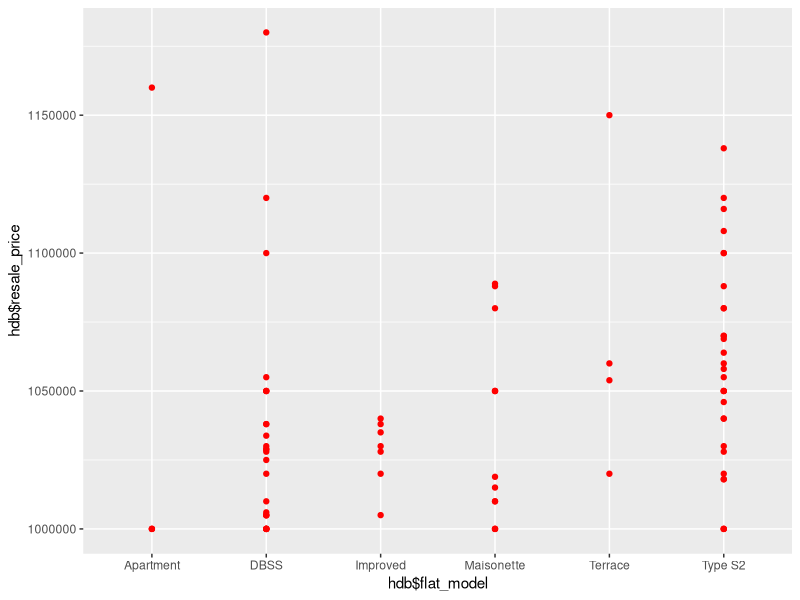
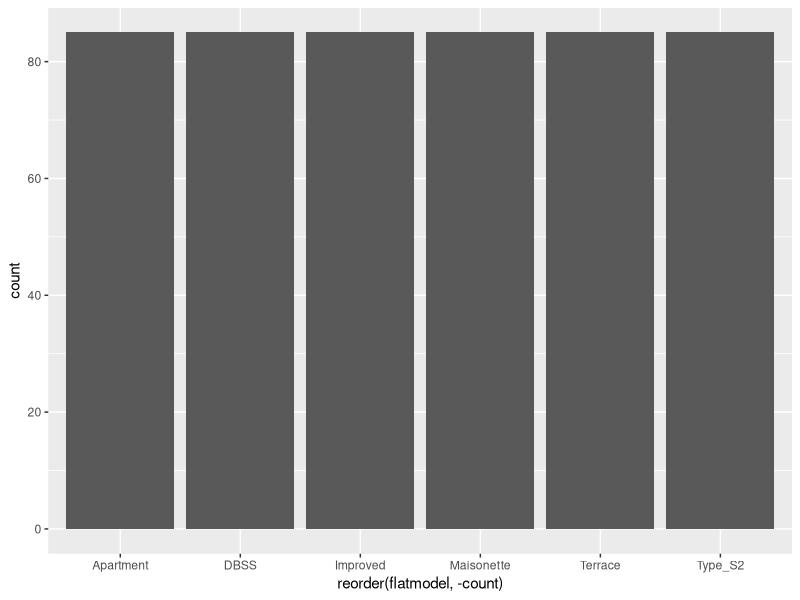
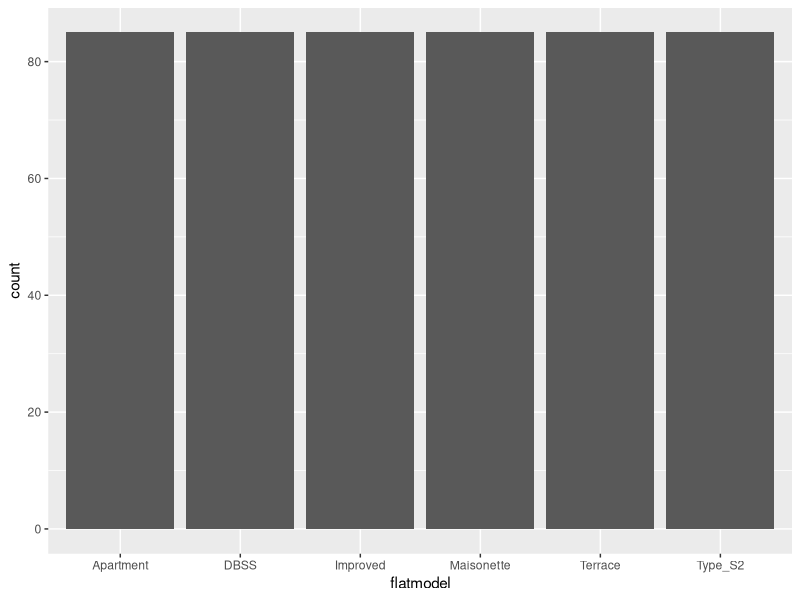

These figures' R source, in order:
#High Resale Prices

hdb<-read.csv("./Datasets/insight 2.csv")
hdb

library(ggplot2)
ggplot(hdb,aes(x=hdb$flat_model,y=hdb$resale_price)) +
  geom_point(fill="pink",color ="red")

levels(hdb$flat_model)

DBSS <- nrow(filter(hdb, hdb$flat_model=="DBSS"))
Maisonette <- nrow(filter(hdb, hdb$flat_model=="Maisonette"))
Type_S2 <- nrow(filter(hdb, hdb$flat_model=="Type S2"))
Terrace <- nrow(filter(hdb, hdb$flat_model=="Terrace"))
Improved <- nrow(filter(hdb, hdb$flat_model=="Improved"))
Apartment <- nrow(filter(hdb, hdb$flat_model=="Apartment"))

flatmodel<-c("DBSS","Maisonette","Type_S2","Terrace","Improved","Apartment")
count<-c(DBSS,Maisonette,Type_S2,Terrace,Improved,Apartment)  

data<-data.frame(cbind(flatmodel,count))
data

data$count <- as.numeric(as.character(data$count))

ggplot(data=data, aes(x=reorder(flatmodel,-count),y=count)) +
  geom_bar(stat = "identity")

ggplot(data=data, aes(x=flatmodel,y=count)) +
  geom_bar(stat="identity")
